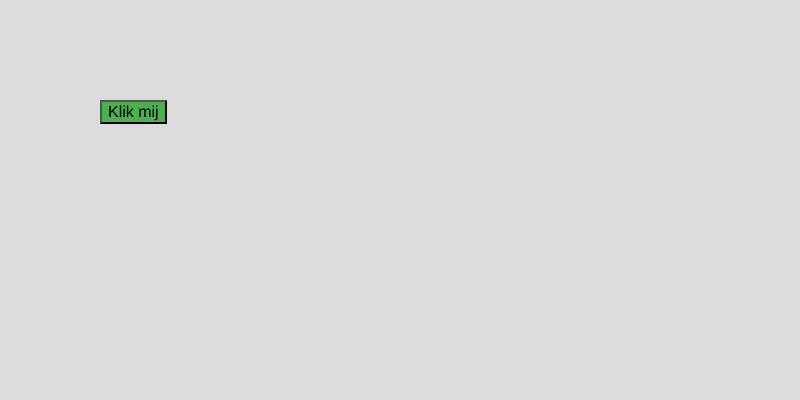
Frame 1 (no input)
Frame 60 (no input): identical to frame 1, image omitted
Frame 120 (the mouse pressed at the canvas centre since frame 60): identical to frame 1, image omitted

The p5.js sketch that drew this single still picture (run headless with seeded random() and noise() and a simulated clock; from frame 60 on, the mouse is pressed at the canvas centre):

// p5.js sketch
// ── sketch.js
let kleuren = ["red", "green", "blue", "orange", "purple", "yellow"];
let bestanden = ["elephant", "giraffe", "hippo", "monkey", "panda", "parrot", "penguin", "pig", "rabbit", "snake"];

function setup() {
  createCanvas(800, 400);
 

	let button = createButton('Klik mij');
	button.position(100, 100);
	button.style('background-color', '#4CAF50');
	button.style('font-size', '16px');
	button.mousePressed(mijnFunctie);
}

function mijnFunctie() {
  console.log('Button werd geklikt!');
}


function draw() {
  background(220);
}
